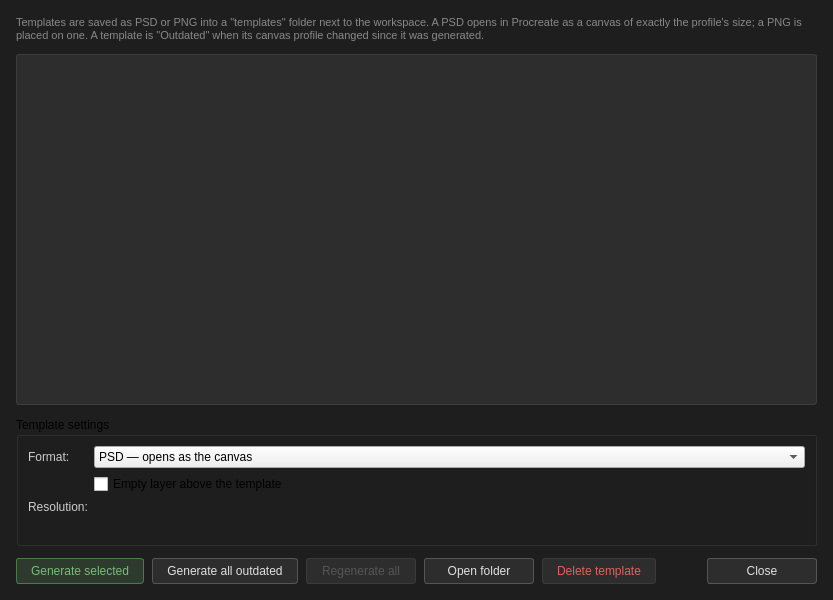
<?xml version="1.0" encoding="UTF-8"?>
<ui version="4.0">
 <class>TemplatesDialog</class>
 <widget class="QDialog" name="TemplatesDialog">
  <property name="geometry">
   <rect>
    <x>0</x>
    <y>0</y>
    <width>833</width>
    <height>600</height>
   </rect>
  </property>
  <property name="minimumSize">
   <size>
    <width>800</width>
    <height>600</height>
   </size>
  </property>
  <property name="windowTitle">
   <string>Templates</string>
  </property>
  <property name="styleSheet">
   <string notr="true">
QDialog {
    background-color: #1e1e1e;
    color: #e0e0e0;
}
QLabel {
    color: #cccccc;
    font-size: 12px;
}
QTableWidget {
    background-color: #2d2d2d;
    color: #e0e0e0;
    border: 1px solid #3d3d3d;
    border-radius: 3px;
    font-size: 12px;
    gridline-color: #333333;
    outline: none;
}
QTableWidget::item {
    padding: 4px 8px;
}
QTableWidget::item:selected {
    background-color: #0d3a5c;
    color: #ffffff;
}
QHeaderView::section {
    background-color: #252525;
    color: #aaaaaa;
    padding: 4px 8px;
    border: none;
    border-bottom: 1px solid #3d3d3d;
    font-size: 11px;
}
QPushButton {
    background-color: #2d2d2d;
    color: #e0e0e0;
    border: 1px solid #555555;
    border-radius: 3px;
    padding: 5px 14px;
    font-size: 12px;
    min-width: 80px;
}
QPushButton:hover {
    background-color: #3d3d3d;
    border-color: #0078d7;
}
QPushButton:disabled {
    color: #555555;
    border-color: #3a3a3a;
}
QPushButton#buttonGenerateSelected {
    background-color: #2d3a2d;
    color: #7aba7a;
    border-color: #4a7a4a;
}
QPushButton#buttonGenerateSelected:hover {
    background-color: #3a4a3a;
}
QPushButton#buttonDeleteTemplate {
    color: #e06060;
}
QPushButton#buttonDeleteTemplate:hover {
    border-color: #e06060;
    background-color: #3a2020;
}
   </string>
  </property>
  <layout class="QVBoxLayout" name="verticalLayoutMain">
   <property name="spacing">
    <number>12</number>
   </property>
   <property name="leftMargin">
    <number>16</number>
   </property>
   <property name="topMargin">
    <number>16</number>
   </property>
   <property name="rightMargin">
    <number>16</number>
   </property>
   <property name="bottomMargin">
    <number>16</number>
   </property>
   <item>
    <widget class="QLabel" name="labelHint">
     <property name="styleSheet">
      <string notr="true">color: #888888; font-size: 11px;</string>
     </property>
     <property name="text">
      <string>Templates are saved as PSD or PNG into a &quot;templates&quot; folder next to the workspace. A PSD opens in Procreate as a canvas of exactly the profile's size; a PNG is placed on one. A template is &quot;Outdated&quot; when its canvas profile changed since it was generated.</string>
     </property>
     <property name="wordWrap">
      <bool>true</bool>
     </property>
    </widget>
   </item>
   <item>
    <widget class="QTableWidget" name="tableTemplates">
     <property name="sizePolicy">
      <sizepolicy hsizetype="Expanding" vsizetype="Expanding">
       <horstretch>0</horstretch>
       <verstretch>0</verstretch>
      </sizepolicy>
     </property>
     <property name="editTriggers">
      <set>QAbstractItemView::EditTrigger::NoEditTriggers</set>
     </property>
     <property name="selectionMode">
      <enum>QAbstractItemView::SelectionMode::SingleSelection</enum>
     </property>
     <property name="selectionBehavior">
      <enum>QAbstractItemView::SelectionBehavior::SelectRows</enum>
     </property>
    </widget>
   </item>
   <item>
    <widget class="QGroupBox" name="groupBoxSettings">
     <property name="title">
      <string>Template settings</string>
     </property>
     <layout class="QFormLayout" name="formLayoutSettings">
      <item row="0" column="0">
       <widget class="QLabel" name="labelFormat">
        <property name="text">
         <string>Format:</string>
        </property>
       </widget>
      </item>
      <item row="0" column="1">
       <widget class="QComboBox" name="comboFormat">
        <item>
         <property name="text">
          <string>PSD — opens as the canvas</string>
         </property>
        </item>
        <item>
         <property name="text">
          <string>PNG — an image to place</string>
         </property>
        </item>
       </widget>
      </item>
      <item row="1" column="1">
       <widget class="QCheckBox" name="checkEmptyLayer">
        <property name="text">
         <string>Empty layer above the template</string>
        </property>
       </widget>
      </item>
      <item row="2" column="0">
       <widget class="QLabel" name="labelDpiTitle">
        <property name="text">
         <string>Resolution:</string>
        </property>
       </widget>
      </item>
      <item row="2" column="1">
       <widget class="QLabel" name="labelDpi"/>
      </item>
      <item row="3" column="1">
       <widget class="QLabel" name="labelSizeWarning">
        <property name="wordWrap">
         <bool>true</bool>
        </property>
       </widget>
      </item>
     </layout>
    </widget>
   </item>
   <item>
    <layout class="QHBoxLayout" name="horizontalLayoutButtons">
     <property name="spacing">
      <number>8</number>
     </property>
     <item>
      <widget class="QPushButton" name="buttonGenerateSelected">
       <property name="enabled">
        <bool>false</bool>
       </property>
       <property name="text">
        <string>Generate selected</string>
       </property>
       <property name="toolTip">
        <string>Generate selected</string>
       </property>
      </widget>
     </item>
     <item>
      <widget class="QPushButton" name="buttonGenerateAll">
       <property name="text">
        <string>Generate all outdated</string>
       </property>
       <property name="toolTip">
        <string>Generate all outdated</string>
       </property>
      </widget>
     </item>
     <item>
      <widget class="QPushButton" name="buttonRegenerateAll">
       <property name="enabled">
        <bool>false</bool>
       </property>
       <property name="text">
        <string>Regenerate all</string>
       </property>
       <property name="toolTip">
        <string>Will apply current settings to all templates</string>
       </property>
      </widget>
     </item>
     <item>
      <widget class="QPushButton" name="buttonOpenFolder">
       <property name="text">
        <string>Open folder</string>
       </property>
       <property name="toolTip">
        <string>Open folder where templates are stored</string>
       </property>
      </widget>
     </item>
     <item>
      <widget class="QPushButton" name="buttonDeleteTemplate">
       <property name="enabled">
        <bool>false</bool>
       </property>
       <property name="text">
        <string>Delete template</string>
       </property>
       <property name="toolTip">
        <string>Delete template</string>
       </property>
      </widget>
     </item>
     <item>
      <spacer name="horizontalSpacerButtons">
       <property name="orientation">
        <enum>Qt::Orientation::Horizontal</enum>
       </property>
       <property name="sizeHint" stdset="0">
        <size>
         <width>40</width>
         <height>20</height>
        </size>
       </property>
      </spacer>
     </item>
     <item>
      <widget class="QPushButton" name="buttonClose">
       <property name="text">
        <string>Close</string>
       </property>
       <property name="toolTip">
        <string>Close this dialog</string>
       </property>
       <property name="default">
        <bool>true</bool>
       </property>
      </widget>
     </item>
    </layout>
   </item>
  </layout>
 </widget>
 <resources/>
 <connections>
  <connection>
   <sender>buttonClose</sender>
   <signal>clicked()</signal>
   <receiver>TemplatesDialog</receiver>
   <slot>accept()</slot>
   <hints>
    <hint type="sourcelabel">
     <x>550</x>
     <y>380</y>
    </hint>
    <hint type="destinationlabel">
     <x>300</x>
     <y>200</y>
    </hint>
   </hints>
  </connection>
 </connections>
</ui>
